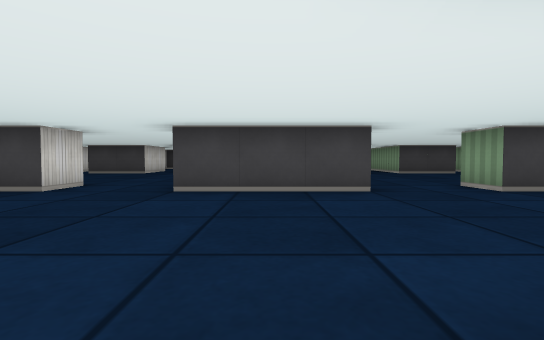
View 1 (above)

22 first-person views from a walk through a cub3D level. The camera is about half as high as the walls, tilts 2° down and sees 85° across. The floor is counted in squares. Each view is taken from the middle of a square. On the plan, view 1 faces up. The plan holds only what a view shows up to about 9 squares ahead; the rest is blank.

View 2
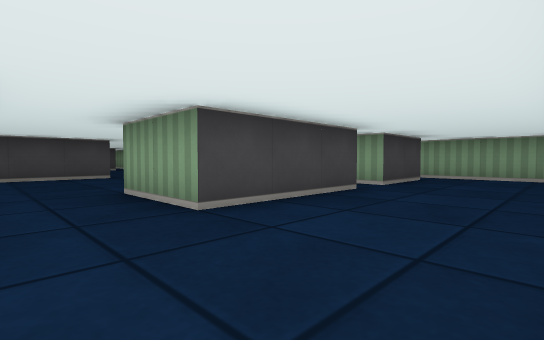

View 3
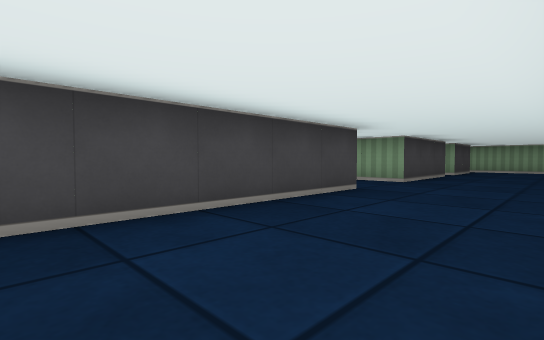

View 4
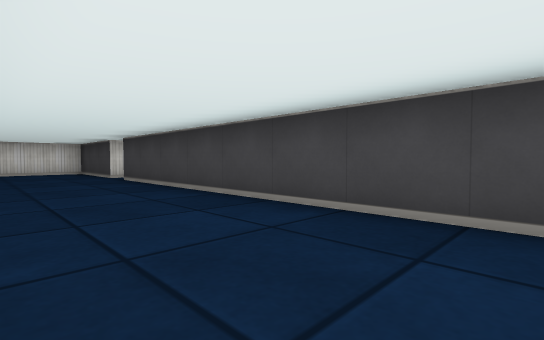

View 5
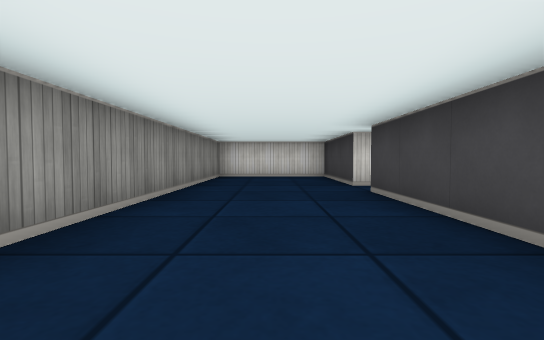

View 6
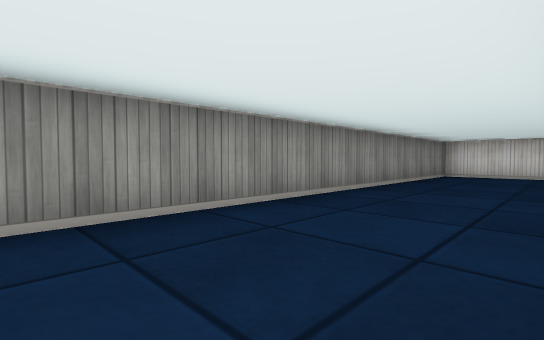

View 7
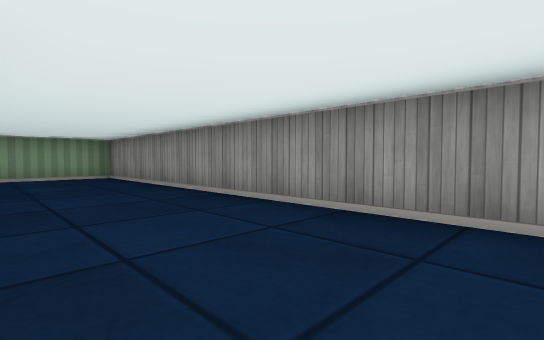

View 8
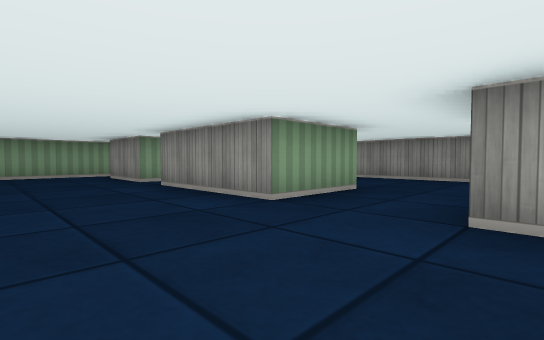

View 9
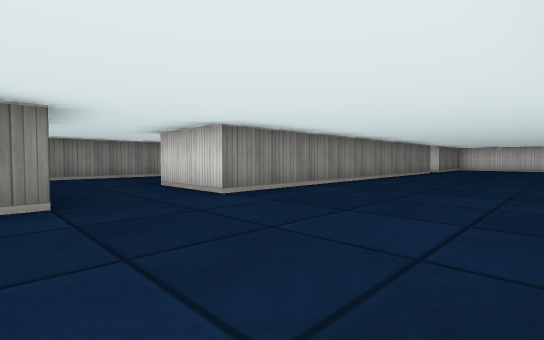

View 10
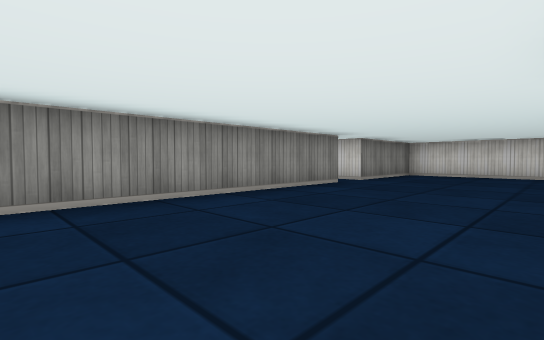

View 11
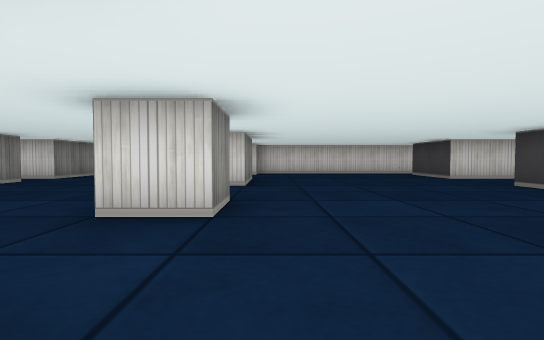

View 12
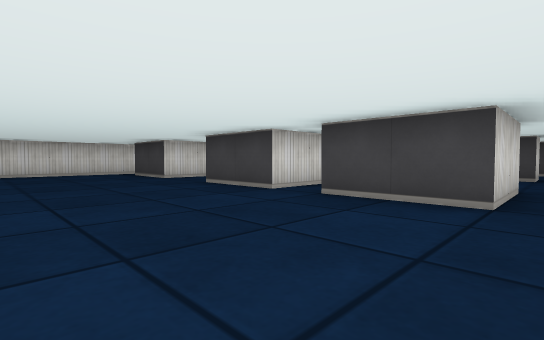

View 13
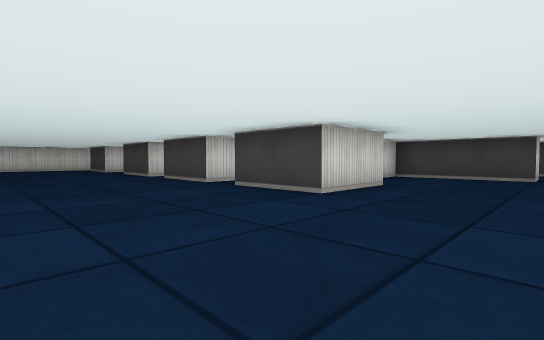

View 14
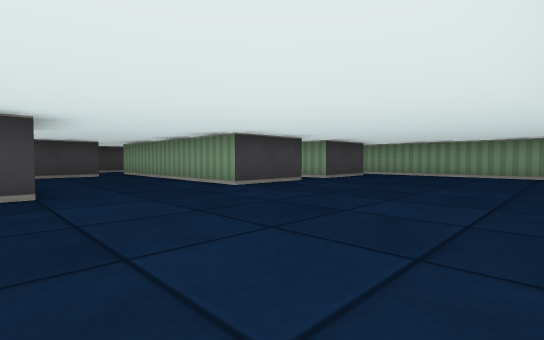

View 15
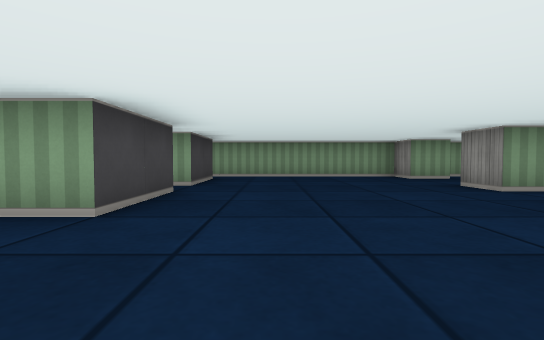

View 16
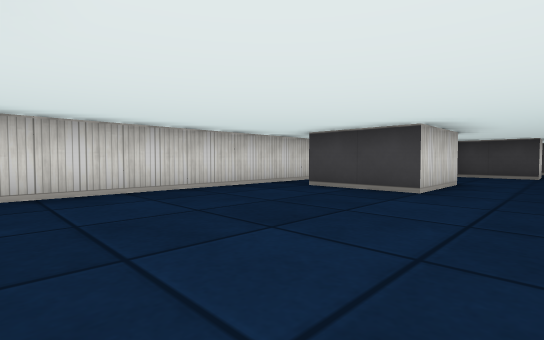

View 17
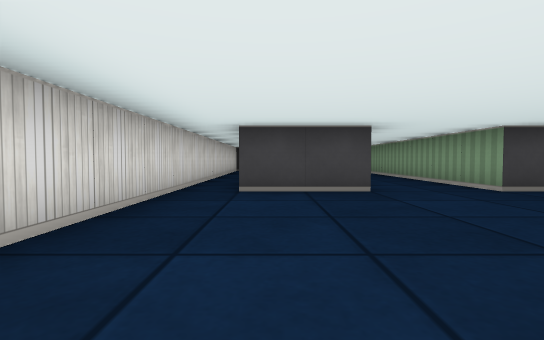

View 18
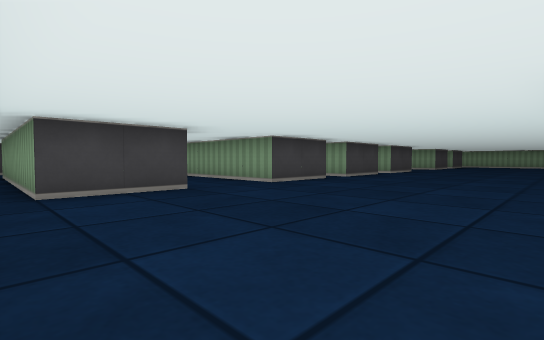

View 19
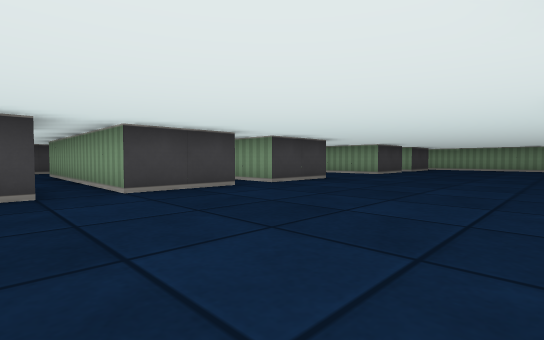

View 20
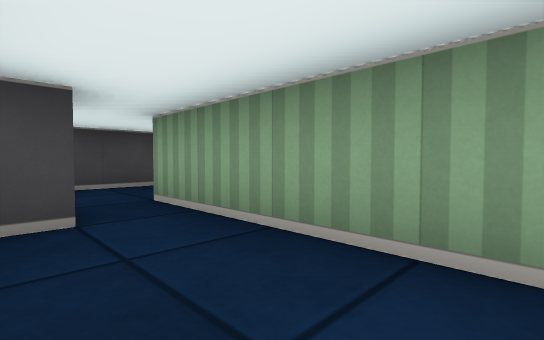

View 21
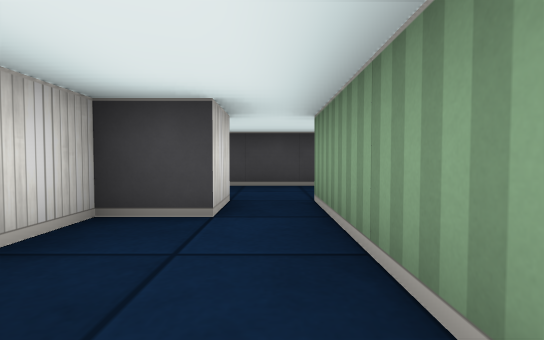

View 22
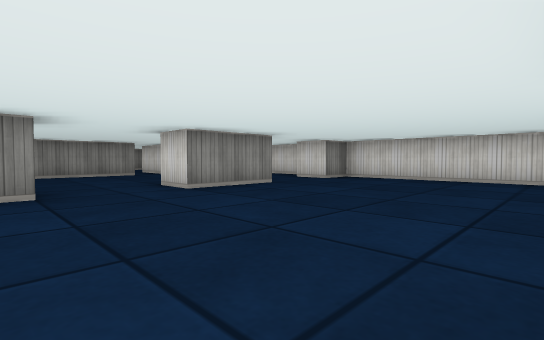

### Floor plan
Points are (right, up) in squares from view 1. A wall is a line through its corners. A room is listed if a view was taken in it or the views show most of it. See-through windows are left out.
Room 1 (views 1, 2, 3, 4, 5, 6, 7)
walls: (-2.9, -4.5) (7.5, -4.5) (7.5, 0.5); (-1.5, 0.5) (-1.5, -1.5) (-10.5, -1.5); (3.6, -1.5) (0.5, -1.5) (0.5, 0.5); (-11.5, 0.5) (-11.5, -1.5) (-14.5, -1.5) (-14.5, -4.5) (-5, -4.5); (6.5, -1.5) (4.5, -1.5) (4.5, 0.5)
ways out: opening at (-11, -0.5) to room 2; opening at (-0.5, -0.5) to room 2; opening at (4, -0.5) to room 2; opening at (7, -0.5) to room 2
Room 2 (views 8, 9, 10, 11, 12, 13, 14, 15, 16, 17, 18, 19, 22)
walls: (-3.5, 5.5) (-3.5, 4.5) (-4.1, 4.5); (-7.6, 5.5) (-6.5, 5.5) (-6.5, 4.5); (-4.5, 12.5) (-4.5, 10.5) (-6.5, 10.5) (-6.5, 12.5); (-7.5, 12) (-7.5, 10.5) (-9.5, 10.5) (-9.5, 15); (-1.5, 12.6) (-1.5, 10.5) (-3.5, 10.5) (-3.5, 11.9); (1.6, 4.5) (-1.5, 4.5); (-11.5, 5.5) (-9.5, 5.5) (-9.5, 4.5); (0.5, 0.5) (3.5, 0.5); (3.5, 10.5) (1.5, 10.5) (1.5, 15.2); (4.1, 4.5) (3.5, 4.5) (3.5, 5.5) (4.5, 5.5); (-10.5, 0.5) (-1.5, 0.5); (-11.5, 12.5) (-11.5, 10.5) (-13.5, 10.5) (-13.5, 16.5); (0.5, 16.5) (0.5, 15.5) (-2.5, 15.5) (-2.5, 14.6); (-10.5, 15.5) (-12.2, 15.5); (4.5, 0.5) (6.5, 0.5); (6.5, 4.4) (6.5, 5.5) (7.5, 5.5) (7.5, 10.8); (-14.5, 3.6) (-14.5, 0.5) (-11.5, 0.5); (6.5, 10.5) (4.5, 10.5) (4.5, 11.4); (-14.5, 15) (-14.5, 5.5) (-13.5, 5.5) (-13.5, 4.5); (7.5, 0.5) (7.5, 4)
ways out: opening at (-11, -0.5) to room 1; opening at (-0.5, -0.5) to room 1; opening at (4, -0.5) to room 1; opening at (7, -0.5) to room 1; opening at (-7, 13) to room 3; opening at (-4, 12) to room 4; opening at (1, 16)
Room 3 (views 20, 21)
walls: (-7.5, 16.5) (-7.5, 15.5) (-8.5, 15.5) (-8.5, 14.6); (-6.5, 12.5) (-6.5, 16.5); (-4.5, 18.5) (-7.9, 18.5)
ways out: opening at (-7, 13) to room 2; opening at (-8.5, 17.5); opening at (-5.5, 17.5)
Room 4 (no view inside)
walls: (-4.5, 16.5) (-4.5, 15.5) (-4.9, 15.5)
ways out: opening at (-4, 12) to room 2; opening at (-4, 16)

Where each view was taken, in squares from view 1:
view 1: 0 up, 0 right, facing up
view 2: 4 down, 1 left, facing up-right
view 3: 4 down, 6 left, facing up-right
view 4: 4 down, 3 left, facing up-left
view 5: 3 down, 6 left, facing left
view 6: 2 down, 5 left, facing down-left
view 7: 2 down, 1 left, facing down-right
view 8: 3 up, 2 left, facing down-right
view 9: 4 up, 1 right, facing down-left
view 10: 4 up, 5 left, facing down-left
view 11: 6 up, 4 left, facing left
view 12: 7 up, 4 left, facing up-left
view 13: 7 up, 1 right, facing up-left
view 14: 6 up, 2 left, facing up-right
view 15: 9 up, 1 left, facing right
view 16: 6 up, 10 left, facing up-left
view 17: 6 up, 13 left, facing up
view 18: 6 up, 14 left, facing up-right
view 19: 6 up, 8 left, facing up-right
view 20: 13 up, 8 left, facing up-right
view 21: 13 up, 7 left, facing up
view 22: 10 up, 7 left, facing down-left
